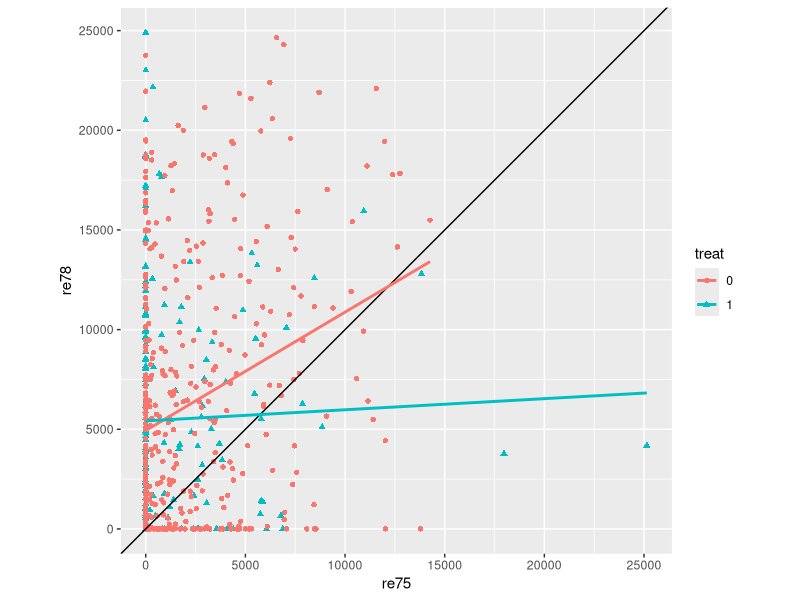
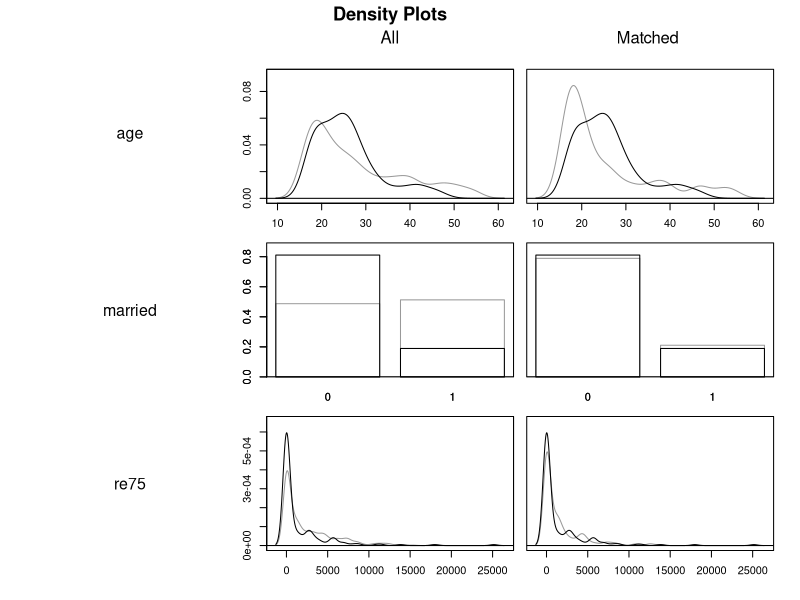
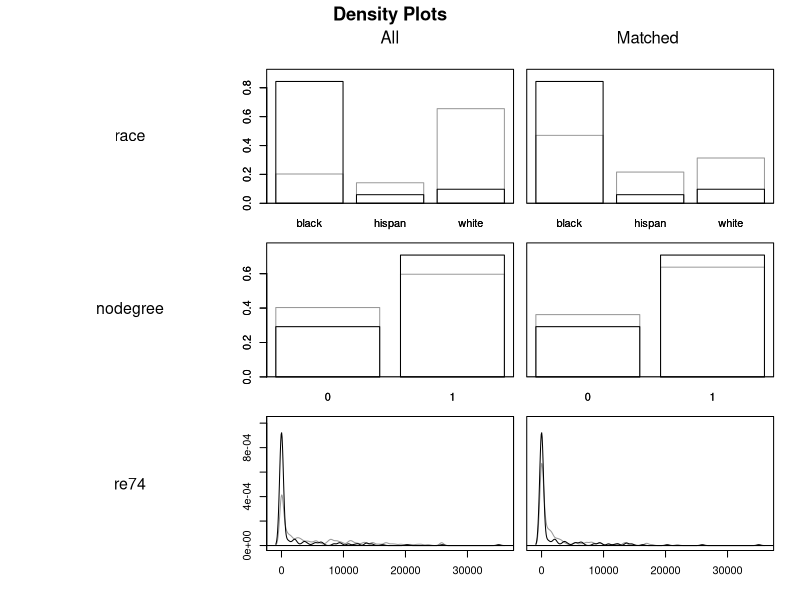
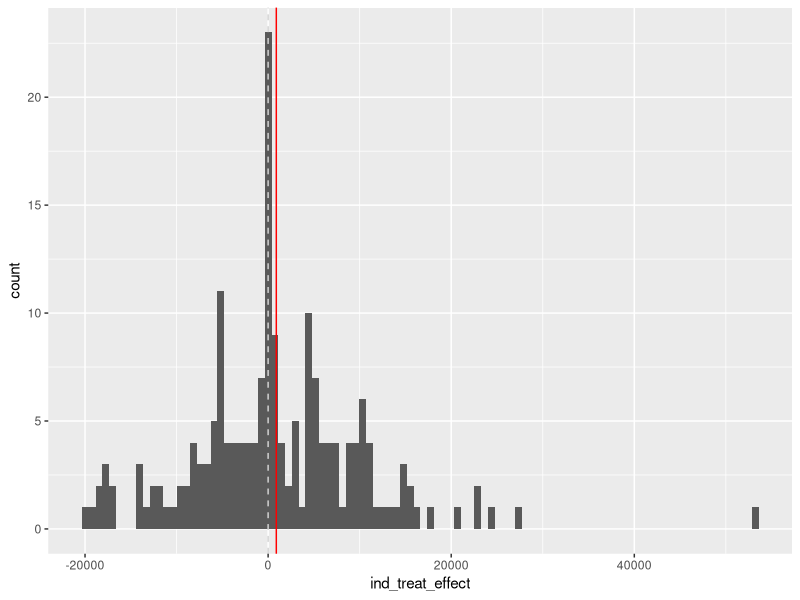

Here is the R script that generated these plots, in order:
## ---- chunk 1
library(tidyverse)
library(MatchIt)
unmatched_data <- tibble(lalonde)

unmatched_data
## ---- chunk 2
help(lalonde)

## ---- chunk 3
unmatched_data |>
    mutate(treat = as.factor(treat)) |>
    filter(re78 < 25000) |>
    ggplot(aes(y = re78, x = re75, shape = treat, colour = treat)) + 
geom_point() + 
geom_abline(intercept = 0, slope = 1) +
coord_equal() + 
stat_smooth(se = FALSE, method = "lm")
## ---- chunk 4
# Model of treatment assignment only
mod_01 <- lm(re78 ~ treat, unmatched_data)
summary(mod_01) 

## ---- chunk 5
mod_02 <- lm(re78 ~ re75 + treat, unmatched_data)
summary(mod_02)

## ---- chunk 6
mod_03 <- lm(re78 ~ re75 + age + educ + race + married + nodegree + re74 + treat, unmatched_data)
summary(mod_03)

## ---- chunk 7
mod_04 <- lm(re78 ~ re75 + poly(age, 2) + educ + race + married + nodegree + re74 + treat, unmatched_data)
summary(mod_04)
## ---- chunk 8
mod_05 <- lm(re78 ~ re75 + educ + race + married + nodegree + re74 + treat, unmatched_data)
summary(mod_05)

## ---- chunk 9
m.out0 <- matchit(treat ~ age + educ + race + married + 
                   nodegree + re74 + re75, data = lalonde,
                 method = NULL, distance = "glm")
summary(m.out0)
## ---- chunk 10
m.out1 <- matchit(treat ~ age + educ + race + married + 
                   nodegree + re74 + re75, data = lalonde,
                 method = "nearest", distance = "glm")
m.out1
## ---- chunk 11
summary(m.out1)

## ---- chunk 12
plot(m.out1, type = "density", interactive = FALSE,
     which.xs = ~age + married + re75+ race + nodegree + re74)

## ---- chunk 13
m.data <- match.data(m.out1)

m.data <- as_tibble(m.data)
m.data
## ---- chunk 14
m.data |> filter(subclass == '1')

## ---- chunk 15
m.data |> filter(subclass == '2')

## ---- chunk 16
m.data |> filter(subclass == '3')

## ---- chunk 17
trt_effects <- 
    m.data |>
        group_by(subclass) |>
        summarise(
            ind_treat_effect = re78[treat == 1] - re78[treat == 0]
        ) |> 
        ungroup()

trt_effects |>
    ggplot(aes(ind_treat_effect)) + 
    geom_histogram(bins = 100) + 
    geom_vline(xintercept = mean(trt_effects$ind_treat_effect), colour = "red") + 
    geom_vline(xintercept = 0, colour = 'lightgray', linetype = 'dashed')

## ---- chunk 18
library("marginaleffects")

fit <- lm(re78 ~ treat * (age + educ + race + married + nodegree + 
             re74 + re75), data = m.data, weights = weights)

avg_comparisons(fit,
                variables = "treat",
                vcov = ~subclass,
                newdata = subset(m.data, treat == 1),
                wts = "weights")
